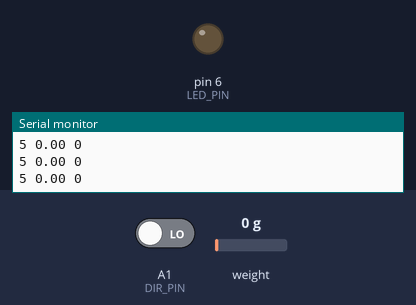
The sketch below on a simulated Arduino Nano, built with avr-gcc and run on an emulated ATmega328P. On the bench: output pins drawn as LEDs (lit = HIGH), the last lines printed to the serial monitor. The inputs (shaded band) are chosen by the test bench; at power-on: weight on the scale 0 g, A1 (DIR_PIN) LOW. Pins used as bus, display or sensor lines are not drawn.

Above: at 3.6 s.
3.7 s: weight on the scale set to 2 g
At 4.1 s:
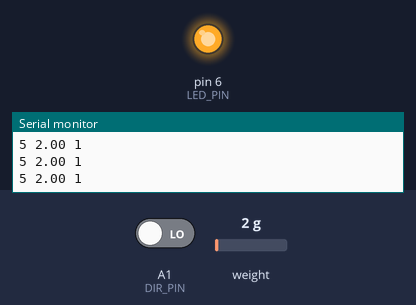
5.2 s: weight on the scale set to 100 g
Timing chart, 0 to 8.2 s (numbered marks = the images above; inputs shaded):
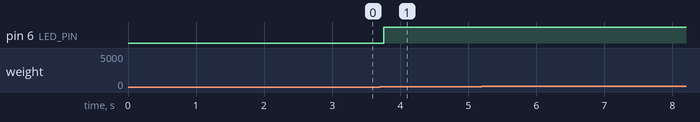

The sketch:

Loadcell_QA_Test.ino
```cpp
//-------------------------------------------------------------------------------------
// HX711_ADC.h
// Arduino master library for HX711 24-Bit Analog-to-Digital Converter for Weigh Scales
// Olav Kallhovd sept2017
// Tested with      : HX711 asian module on channel A and YZC-133 3kg load cell
// Tested with MCU  : Arduino Nano
//-------------------------------------------------------------------------------------
// This is an example sketch on how to use this library
// Settling time (number of samples) and data filtering can be adjusted in the HX711_ADC.h file

#include <HX711_ADC.h>

//HX711 constructor (dout pin, sck pin)
HX711_ADC LoadCell(9, 10);

float val = 0 ;
bool resetFlag = false;
bool dir, prevDir;

#define THRESHOLD 1
#define DIR_PIN A1
#define TARE_PIN 8
// #define LED_PIN 13
#define TRIGGER_PIN 7
#define LED_PIN 6
#define SETTLE_TIME 500

#define DEBUG 1


void reset()
{
  // digitalWrite(LED_PIN,HIGH);
  digitalWrite(TRIGGER_PIN,LOW);
  delay(SETTLE_TIME);
  LoadCell.begin();
  LoadCell.start(4000);
  LoadCell.setCalFactor(700); // user set calibration factor (float)
  #ifdef DEBUG
    Serial.print(35);
    Serial.print(" ");
  #endif

}

bool zDirection()
{
  if (digitalRead(DIR_PIN))
  {
    return true; //Moving towards from bed
  }
  else
  {
    return false; //moving away from bed
  }
}

bool aproachingNozzle() //function to check if bed changed direction towards nozzle
{
  dir = digitalRead(DIR_PIN);
  if ((dir == HIGH) && (prevDir == LOW))
    {
      prevDir=dir;
      return true;
    }
  else
  {
    prevDir=dir;
    return false;
  }
}

void setup()
{
  #ifdef DEBUG
    Serial.begin(9600);
    Serial.println("Wait...");
  #endif
  LoadCell.begin();
  LoadCell.start(2000);
  LoadCell.setCalFactor(700.25); // user set calibration factor (float)
  #ifdef DEBUG
  Serial.println("Startup + tare is complete");
  #endif
  pinMode(TRIGGER_PIN,OUTPUT);
  digitalWrite(TRIGGER_PIN,LOW);
   pinMode(LED_PIN,OUTPUT);
     digitalWrite(LED_PIN,LOW);

  //pinMode(TARE_PIN,INPUT_PULLUP);
  pinMode(DIR_PIN,INPUT);
  prevDir = digitalRead(DIR_PIN);

}

void loop() {
  //update() should be called at least as often as HX711 sample rate; >10Hz@10SPS, >80Hz@80SPS
  //longer delay in scetch will reduce effective sample rate (be carefull with delay() in loop)
  // if (!digitalRead(TARE_PIN)) //External trigger to Tare sensor
  //   reset();

    #ifdef DEBUG
      Serial.print(5);
      Serial.print(" ");
    #endif

    LoadCell.update();
    Serial.print(LoadCell.getData());

    val = LoadCell.getData();

    if (val >= THRESHOLD)
      {
        digitalWrite(TRIGGER_PIN,HIGH);
             digitalWrite(LED_PIN,HIGH);

        #ifdef DEBUG
        Serial.print(" ");
        Serial.print(THRESHOLD);
        #endif
      }

    else
      {
        digitalWrite(TRIGGER_PIN,LOW);
             digitalWrite(LED_PIN,LOW);

        #ifdef DEBUG
        Serial.print(" ");
        Serial.print(0);
        #endif
      }
    #ifdef DEBUG
      Serial.println();
    #endif
  }
```

Measured:
- the behaviour switches between 0 and 1 g on weight on the scale (found by bisection; images 0 and 1)
- after the input at 3.7 s, pin 6 (LED_PIN): LOW → HIGH after 0.06 s
